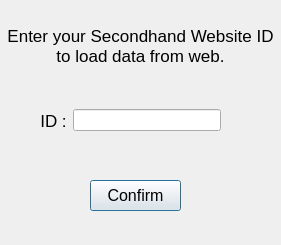
<?xml version="1.0" encoding="UTF-8"?>
<ui version="4.0">
 <class>secondhand_ID</class>
 <widget class="QDialog" name="secondhand_ID">
  <property name="geometry">
   <rect>
    <x>0</x>
    <y>0</y>
    <width>281</width>
    <height>245</height>
   </rect>
  </property>
  <property name="windowTitle">
   <string>Dialog</string>
  </property>
  <widget class="QPushButton" name="pushButton">
   <property name="geometry">
    <rect>
     <x>90</x>
     <y>180</y>
     <width>91</width>
     <height>31</height>
    </rect>
   </property>
   <property name="font">
    <font>
     <pointsize>12</pointsize>
    </font>
   </property>
   <property name="text">
    <string>Confirm</string>
   </property>
  </widget>
  <widget class="QLabel" name="label">
   <property name="geometry">
    <rect>
     <x>0</x>
     <y>20</y>
     <width>281</width>
     <height>51</height>
    </rect>
   </property>
   <property name="font">
    <font>
     <pointsize>13</pointsize>
    </font>
   </property>
   <property name="text">
    <string>Enter your Secondhand Website ID
to load data from web.</string>
   </property>
   <property name="alignment">
    <set>Qt::AlignCenter</set>
   </property>
  </widget>
  <widget class="QWidget" name="">
   <property name="geometry">
    <rect>
     <x>40</x>
     <y>100</y>
     <width>181</width>
     <height>41</height>
    </rect>
   </property>
   <layout class="QHBoxLayout" name="horizontalLayout">
    <item>
     <widget class="QLabel" name="label_2">
      <property name="font">
       <font>
        <pointsize>13</pointsize>
       </font>
      </property>
      <property name="text">
       <string>ID :</string>
      </property>
      <property name="alignment">
       <set>Qt::AlignCenter</set>
      </property>
     </widget>
    </item>
    <item>
     <widget class="QLineEdit" name="lineEdit"/>
    </item>
   </layout>
  </widget>
  <zorder>lineEdit</zorder>
  <zorder>label</zorder>
  <zorder>label_2</zorder>
  <zorder>pushButton</zorder>
 </widget>
 <resources/>
 <connections/>
</ui>
